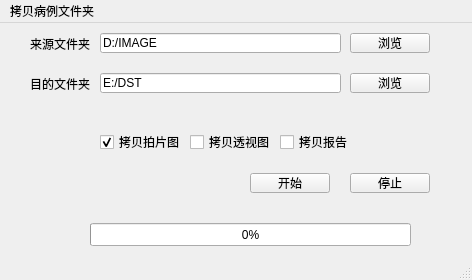
<?xml version="1.0" encoding="UTF-8"?>
<ui version="4.0">
 <class>MainWindow</class>
 <widget class="QMainWindow" name="MainWindow">
  <property name="geometry">
   <rect>
    <x>0</x>
    <y>0</y>
    <width>472</width>
    <height>280</height>
   </rect>
  </property>
  <property name="windowTitle">
   <string>拷贝病例图像文件夹</string>
  </property>
  <widget class="QWidget" name="centralWidget">
   <widget class="QLineEdit" name="lineEdit_src">
    <property name="geometry">
     <rect>
      <x>100</x>
      <y>10</y>
      <width>241</width>
      <height>20</height>
     </rect>
    </property>
    <property name="text">
     <string>D:/IMAGE</string>
    </property>
   </widget>
   <widget class="QLabel" name="label_src">
    <property name="geometry">
     <rect>
      <x>30</x>
      <y>10</y>
      <width>61</width>
      <height>21</height>
     </rect>
    </property>
    <property name="text">
     <string>来源文件夹</string>
    </property>
   </widget>
   <widget class="QPushButton" name="pushButton_src">
    <property name="geometry">
     <rect>
      <x>350</x>
      <y>10</y>
      <width>80</width>
      <height>20</height>
     </rect>
    </property>
    <property name="text">
     <string>浏览</string>
    </property>
   </widget>
   <widget class="QPushButton" name="pushButton_dst">
    <property name="geometry">
     <rect>
      <x>350</x>
      <y>50</y>
      <width>80</width>
      <height>20</height>
     </rect>
    </property>
    <property name="text">
     <string>浏览</string>
    </property>
   </widget>
   <widget class="QLabel" name="label_dst">
    <property name="geometry">
     <rect>
      <x>30</x>
      <y>50</y>
      <width>61</width>
      <height>21</height>
     </rect>
    </property>
    <property name="text">
     <string>目的文件夹</string>
    </property>
   </widget>
   <widget class="QLineEdit" name="lineEdit_dst">
    <property name="geometry">
     <rect>
      <x>100</x>
      <y>50</y>
      <width>241</width>
      <height>20</height>
     </rect>
    </property>
    <property name="text">
     <string>E:/DST</string>
    </property>
   </widget>
   <widget class="QCheckBox" name="checkBox_copy_static">
    <property name="geometry">
     <rect>
      <x>100</x>
      <y>110</y>
      <width>81</width>
      <height>18</height>
     </rect>
    </property>
    <property name="text">
     <string>拷贝拍片图</string>
    </property>
    <property name="checked">
     <bool>true</bool>
    </property>
   </widget>
   <widget class="QCheckBox" name="checkBox_copy_fluoro">
    <property name="geometry">
     <rect>
      <x>190</x>
      <y>110</y>
      <width>81</width>
      <height>18</height>
     </rect>
    </property>
    <property name="text">
     <string>拷贝透视图</string>
    </property>
   </widget>
   <widget class="QProgressBar" name="progressBar_copy">
    <property name="geometry">
     <rect>
      <x>90</x>
      <y>200</y>
      <width>321</width>
      <height>23</height>
     </rect>
    </property>
    <property name="value">
     <number>0</number>
    </property>
    <property name="textVisible">
     <bool>true</bool>
    </property>
    <property name="invertedAppearance">
     <bool>false</bool>
    </property>
   </widget>
   <widget class="QPushButton" name="pushButton_run">
    <property name="geometry">
     <rect>
      <x>250</x>
      <y>150</y>
      <width>80</width>
      <height>20</height>
     </rect>
    </property>
    <property name="text">
     <string>开始</string>
    </property>
   </widget>
   <widget class="QPushButton" name="pushButton_stop">
    <property name="geometry">
     <rect>
      <x>350</x>
      <y>150</y>
      <width>80</width>
      <height>20</height>
     </rect>
    </property>
    <property name="text">
     <string>停止</string>
    </property>
   </widget>
   <widget class="QCheckBox" name="checkBox_copy_report">
    <property name="geometry">
     <rect>
      <x>280</x>
      <y>110</y>
      <width>81</width>
      <height>18</height>
     </rect>
    </property>
    <property name="text">
     <string>拷贝报告</string>
    </property>
   </widget>
  </widget>
  <widget class="QMenuBar" name="menuBar">
   <property name="geometry">
    <rect>
     <x>0</x>
     <y>0</y>
     <width>472</width>
     <height>22</height>
    </rect>
   </property>
   <widget class="QMenu" name="menu">
    <property name="title">
     <string>拷贝病例文件夹</string>
    </property>
   </widget>
   <addaction name="menu"/>
  </widget>
  <widget class="QStatusBar" name="statusBar"/>
 </widget>
 <layoutdefault spacing="6" margin="11"/>
 <resources/>
 <connections/>
</ui>
